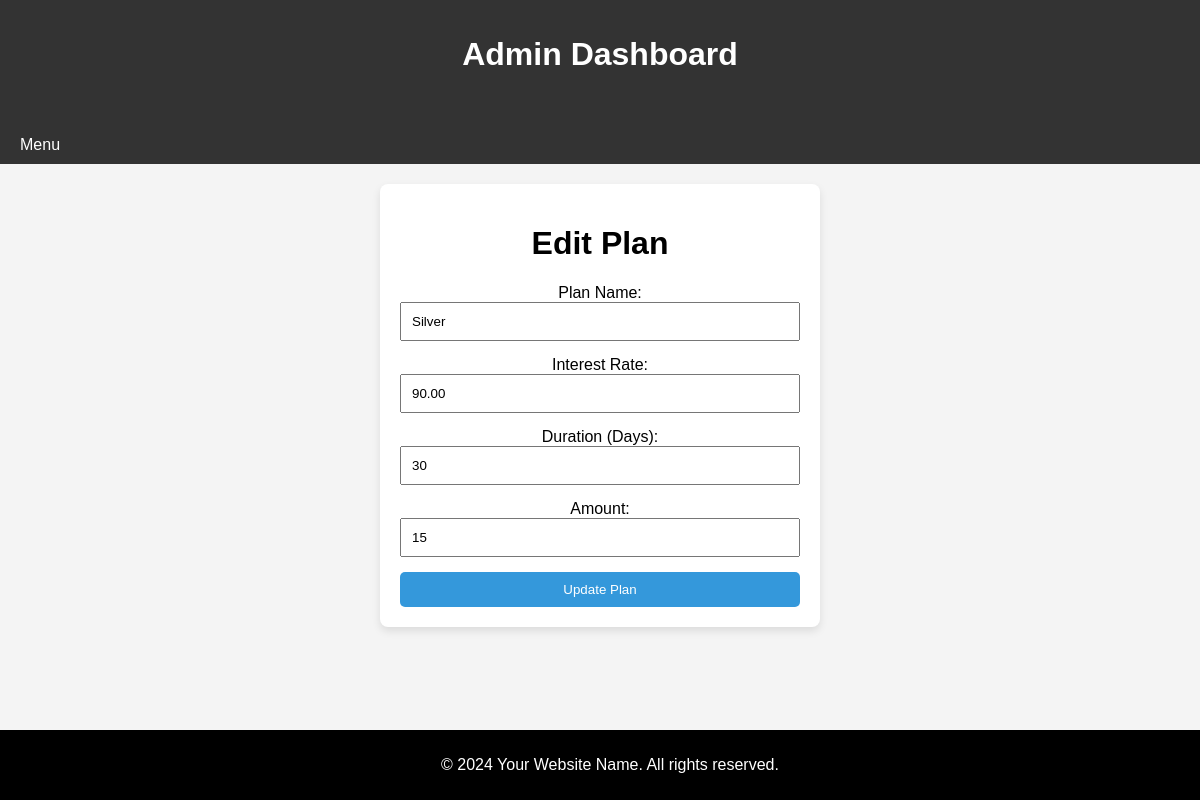
/Admin/edit_plan.php?id=7, run on the app's committed database.
### tables this page shows
CREATE TABLE `plans` (
  `plan_id` int(11) NOT NULL,
  `plan_name` varchar(50) NOT NULL,
  `interest_rate` decimal(5,2) NOT NULL,
  `duration_days` int(11) NOT NULL,
  `amount` int(11) NOT NULL
);

### htdocs/Admin/edit_plan.php (the view, shortened to what this page needs)
<?php
include('../db_connection.php');
if ($_SERVER["REQUEST_METHOD"] == "GET" && isset($_GET['id'])) {
    $plan_id = $_GET['id'];
    $sql = "SELECT * FROM plans WHERE plan_id = ?";
    $stmt = $conn->prepare($sql);
    $stmt->bind_param("i", $plan_id);
    $stmt->execute();
    $result = $stmt->get_result();
    if ($result->num_rows > 0) {
        $plan = $result->fetch_assoc();
    } else {
        header("Location: plans_list.php");
        exit();
    }
} else {
    header("Location: plans_list.php");
    exit();
}
?>
<?php include('header.php'); ?>
<!DOCTYPE html>
<html lang="en">
<head>
</head>
<body>
    <form action="edit_plan.php" method="post">
     <h1>Edit Plan</h1>
        <label for="plan_name">Plan Name:</label>
        <input type="text" name="plan_name" value="<?php echo $plan['plan_name']; ?>" required>
        <label for="interest_rate">Interest Rate:</label>
        <input type="number" name="interest_rate" value="<?php echo $plan['interest_rate']; ?>" required>
        <label for="duration_days">Duration (Days):</label>
        <input type="number" name="duration_days" value="<?php echo $plan['duration_days']; ?>" required>
        <label for="amount">Amount:</label>
        <input type="number" name="amount" value="<?php echo $plan['amount']; ?>" required>
        <button type="submit" name="update">Update Plan</button>
    </form>
<?php include('footer.php'); ?>
</body>
</html>

### htdocs/Admin/header.php (style rules this page uses)
body { font-family: 'Arial', sans-serif; margin: 0; padding: 0; background-color: #f4f4f4; height: auto; }

### htdocs/Admin/edit_plan.php (style rules this page uses)
body { font-family: 'Arial', sans-serif; margin: 0; padding: 0; background-color: #f4f4f4; height: auto; }
form { background-color: #fff; border-radius: 8px; box-shadow: 0 4px 8px rgba(0, 0, 0, 0.1); padding: 20px; max-width: 400px; width: 100%; text-align: center; margin: auto; margin-top: 20px; }
input { margin-bottom: 15px; padding: 10px; width: 100%; box-sizing: border-box; }
button { background-color: #3498db; color: #fff; padding: 10px; border: none; border-radius: 5px; cursor: pointer; width: 100%; }

### data on the page
plans: plan_name "Silver", interest_rate "90.00", duration_days "30", amount "15"
